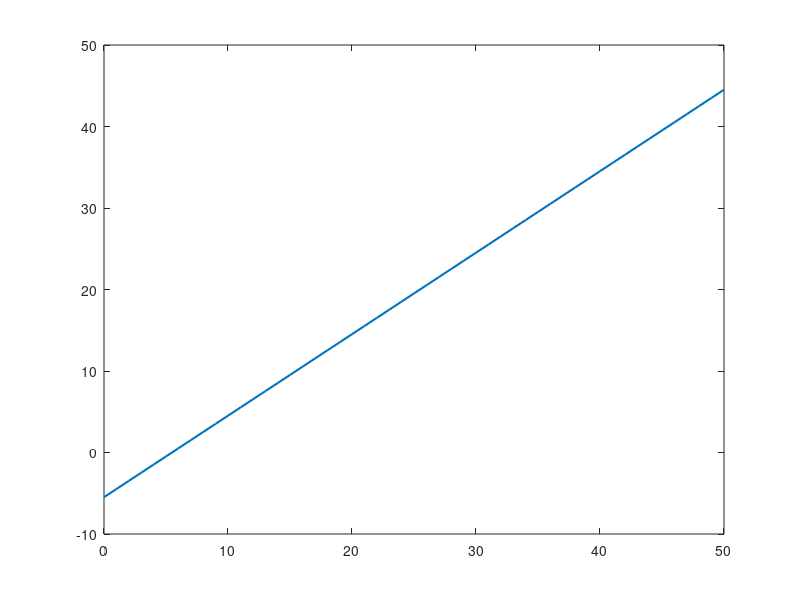

Write the MATLAB code that produced this figure. (Note: this script raises an error after producing the figure.)
%リンクバジェット計算
%今後、減衰、フェージング、マルチパス、干渉などを組み込む必要あり
clear;
close all;
clc;

%パラメータ(定数)
c = 3.0e8;
f = 9.2e8;
%距離パラメータ
d_GEO = 35786e3;
d_LEO = 380e3;
L = 20*log10(4*pi*d_LEO*f/c);
k = 1.38e-23;
lambda = c/f;
Gt = 1;
margin = 10;

%SFによるSNRしきい値(LoRaの標準値)
SF = 7:12;
SNR_th = [-7.5, -10.0, -12.5, -15.0, -17.5, -20.0];


%パラメータ(変数)
Gr = 0:50;
T = 300; %27℃を想定
B = 100e3; %帯域幅は100kHzまたは125kHz
Pt = 13;


%受信電力[dBm]
pr = Pt + Gt + Gr - L;

%ノイズ(ガウシアンノイズ)し
pn = 10*log10(k*T*B)+30;
SNR = pr - pn;


%plot
figure;
plot(Gr, SNR, 'LineWidth', 1.5, 'DisplayName', 'SNR');
hold on;

col = lines(6);
for i = 1:6
    yline(SNR_th(i), '-', 'Color', col(i,:), 'LineWidth', 1.2, ...
        'DisplayName', sprintf('SF%d %.1f dB', SF(i), SNR_th(i)));
end

hold off;
grid on;

xlim([0 50]);
ylim([-40 10]);
xlabel('受信アンテナ利得 Gr [dBi]', 'FontSize',12);
ylabel('SNR [dB]', 'FontSize',12);
title('受信アンテナ利得とSNRの関係','FontSize',14);
legend('Location', 'northwest', 'FontSize', 10);

%最小アンテナ利得
G_rx_min = SNR_th + margin - (Pt + Gt - L - pn);

G_rx_lin = 10.^(G_rx_min / 10);
%必要なアンテナの直径の計算
D_min = (lambda/pi) .*(sqrt(G_rx_lin/0.6)); %開口能率 η=0.6

%% ターミナル出力
fprintf('SF別 必要最低アンテナ利得（マージン %d dB込み）\n', margin);
fprintf('SF G_rx_min [dBi] ｌ D_min [m]\n');

for i = 1:6
    fprintf('SF%d %14.1f %9.2f\n', SF(i), G_rx_min(i), D_min(i));
end
